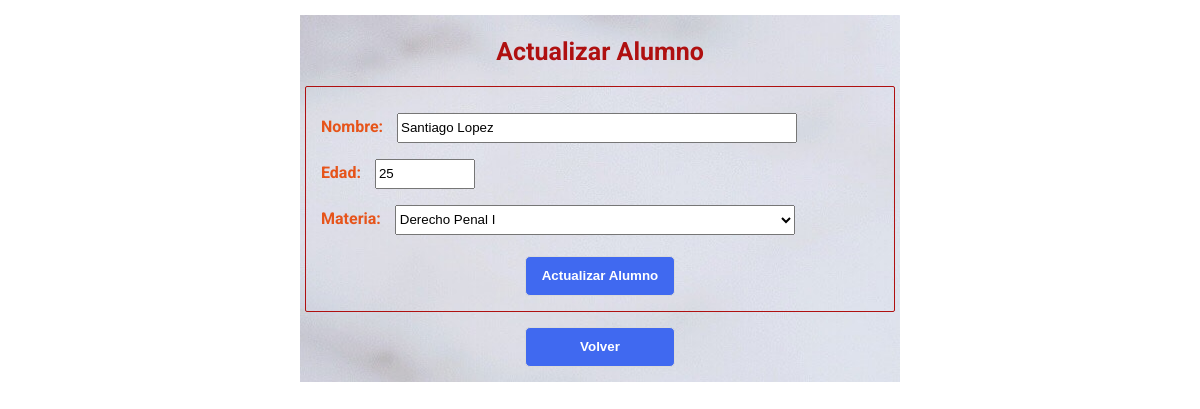
Screenshot of /actualizar-alumno/12 with the database file from the repository.
### appuni/models.py (models this page shows)
class Alumno(models.Model):
    MATERIAS = (
        ("Programación Lógica", "Programación Lógica"),
        ("Álgebra", "Álgebra"),
        ("Programación Orientada a Objetos", "Programación Orientada a Objetos"),
        ("Administración I", "Administración I"),
        ("Contabilidad", "Contabilidad"),
        ("Principios de Economía", "Principios de Economía"),
        ("Introducción al Derecho", "Introducción al Derecho"),
        ("Teoría de la Persona", "Teoría de la Persona"),
        ("Derecho Penal I", "Derecho Penal I"),
        )
    nombre = models.CharField(max_length=128)
    edad = models.IntegerField()
    materia = models.CharField(max_length=128, choices=MATERIAS)

### appuni/views.py (the view)
# urls.py: path("actualizar-alumno/<int:pk>", views.actualizar_alumno, name="actualizar_alumno"),
def actualizar_alumno(request, pk):
    alumno_actual = Alumno.objects.get(id=pk)
    if request.method == "POST":
        form = forms.FormularioAlumno(request.POST, instance=alumno_actual)
        if form.is_valid():
            form.save()
            return HttpResponseRedirect(reverse("index"))
    else:
        form = forms.FormularioAlumno(instance=alumno_actual)
    return render(request, 'appuni/actualizar_alumno.html', {'form': form})

### appuni/forms.py
class FormularioAlumno(forms.ModelForm):
     class Meta:
        model = Alumno
        fields = ('id', 'nombre', 'edad', 'materia')
        labels = {
            'nombre': 'Nombre',
            'edad': 'Edad',
            'materia': 'Materia'
        }
        nombre = forms.CharField(max_length=128)
        edad = forms.IntegerField()
        materia = forms.ChoiceField()

### appuni/templates/appuni/actualizar_alumno.html (shortened to what this page needs)
{% extends "appuni/layout.html" %}
{% block content %}
<div class="contenedor">
<div class="formulario">
<h1 class="titulo">Actualizar Alumno</h1>
<div class="info">
<form method="post">
    {{ form.as_p }}
    <div class="botones">
    <input type="submit" value="Actualizar Alumno" class="boton2">
    </div>
</form>
</div>
<div class="botones">
<a href="{% url 'index' %}"><button>Volver</button></a>
</div>
</div>
</div>
{% endblock %}

### appuni/static/appuni/estilos.css (style rules this page uses)
* { box-sizing: border-box; }
body { font-family: 'Roboto', sans-serif; margin: 15px; background-image:url(background.jpg); display: flex; justify-content: center; }
.contenedor { margin: 0; background-image: url(background2.jpg); width: 600px; }
.formulario { margin: 0; padding-top: 5px; }
.info { margin: 10px 5px; padding: 10px 5px; border: 0.5px solid rgb(175, 16, 16); border-radius: 2px; }
h1 { color: rgb(175, 16, 16); font-size: 25px; text-align: center; margin-bottom: 20px; }
label { color: rgb(230, 84, 26); font-weight: 700; padding: 20px 10px; }
.botones { display: flex; justify-content: space-around; }
.boton, button { cursor: pointer; width: 150px; height: 40px; margin: 5px 0 15px; color: white; font-weight: 700; text-decoration: none; background-color: rgb(64, 105, 240); border: 0.5px solid #dadada; border-radius: 5px; transition-duration: 0.5s; }
.boton2 { cursor: pointer; width: 150px; height: 40px; margin: 5px 0; color: white; font-weight: 700; text-decoration: none; background-color: rgb(64, 105, 240); border: 0.5px solid #dadada; border-radius: 5px; transition-duration: 0.5s; }
input#id_nombre, select#id_materia { width: 400px; height: 30px; }
input#id_edad { width: 100px; height: 30px; }
a { color: rgb(230, 84, 26); font-weight: 700; font-size: 14; text-decoration:underline; }

### rows the page displays
Alumno: nombre "Santiago Lopez", edad "25", materia "Derecho Penal I"
